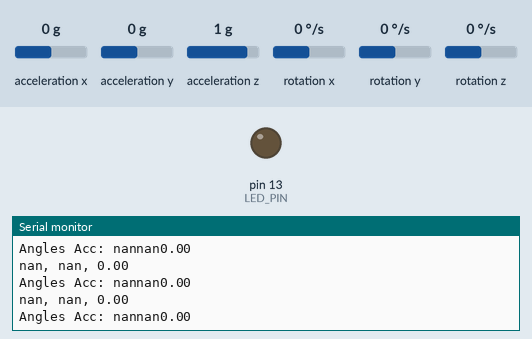
A sketch run on a simulated Arduino Uno, built with avr-gcc and run on an emulated ATmega328P. On the bench: output pins drawn as LEDs (lit = HIGH), the last lines printed to the serial monitor. Inputs (shaded band) come from the test bench; at power-on: acceleration x 0 g, acceleration y 0 g, acceleration z 1 g, rotation x 0 °/s, rotation y 0 °/s, rotation z 0 °/s.

Above: at 5.2 s.
5.3 s: acceleration x set to -1.4 g
At 6.1 s:
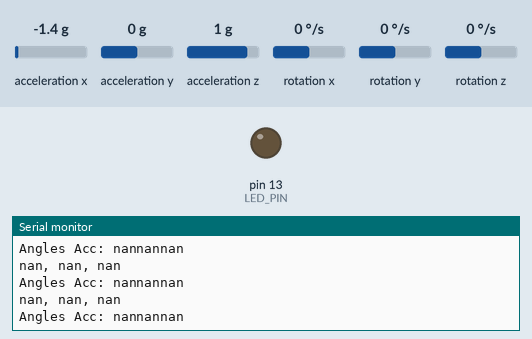
6.8 s: acceleration y set to -1.4 g
At 7.3 s:
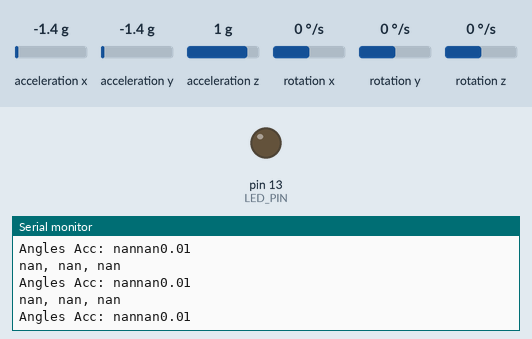
9.8 s: acceleration z set to -1.4 g
At 10.9 s:
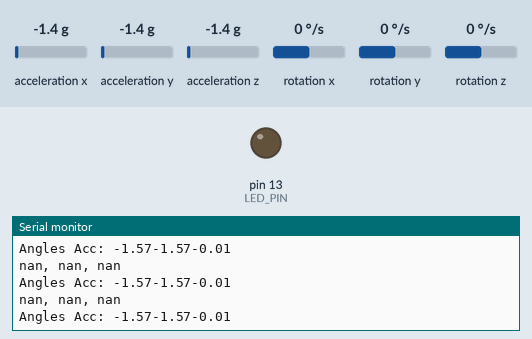

Measured:
- after the input at 5.3 s, the serial monitor: prints a new line at once (image 1)
- after the input at 6.8 s, the serial monitor: prints a new line at once (image 2)
- after the input at 9.8 s, the serial monitor: prints a new line at once (image 3)

The sketch:

MPU6050_raw.ino
```cpp
// I2C device class (I2Cdev) demonstration Arduino sketch for MPU6050 class
// 10/7/2011 by Jeff Rowberg <jeff@rowberg.net>
// Updates should (hopefully) always be available at https://github.com/jrowberg/i2cdevlib
//
// Changelog:
//     2011-10-07 - initial release

/* ========================OUTPUT_TEAPOT====================
I2Cdev device library code is placed under the MIT license
Copyright (c) 2011 Jeff Rowberg

Permission is hereby granted, free of charge, to any person obtaining a copy
of this software and associated documentation files (the "Software"), to deal
in the Software without restriction, including without limitation the rights
to use, copy, modify, merge, publish, distribute, sublicense, and/or sell
copies of the Software, and to permit persons to whom the Software is
furnished to do so, subject to the following conditions:

The above copyright notice and this permission notice shall be included in
all copies or substantial portions of the Software.

THE SOFTWARE IS PROVIDED "AS IS", WITHOUT WARRANTY OF ANY KIND, EXPRESS OR
IMPLIED, INCLUDING BUT NOT LIMITED TO THE WARRANTIES OF MERCHANTABILITY,
FITNESS FOR A PARTICULAR PURPOSE AND NONINFRINGEMENT. IN NO EVENT SHALL THE
AUTHORS OR COPYRIGHT HOLDERS BE LIABLE FOR ANY CLAIM, DAMAGES OR OTHER
LIABILITY, WHETHER IN AN ACTION OF CONTRACT, TORT OR OTHERWISE, ARISING FROM,
OUT OF OR IN CONNECTION WITH THE SOFTWARE OR THE USE OR OTHER DEALINGS IN
THE SOFTWARE.
===============================================
*/

// Arduino Wire library is required if I2Cdev I2CDEV_ARDUINO_WIRE implementation
// is used in I2Cdev.h
#include "Wire.h"

// I2Cdev and MPU6050 must be installed as libraries, or else the .cpp/.h files
// for both classes must be in the include path of your project
#include "I2Cdev.h"
#include "MPU6050.h"

// class default I2C address is 0x68
// specific I2C addresses may be passed as a parameter here
// AD0 low = 0x68 (default for InvenSense evaluation board)
// AD0 high = 0x69
MPU6050 accelgyro;

int16_t ax, ay, az;
int16_t gx, gy, gz;

#define LED_PIN 13
bool blinkState = false;

int offAX = 0;
int offAY = 0;
int offAZ = 0;
int offGX = 0;
int offGY = 0;
int offGZ = 0;
float angleAX = 0;
float angleAY = 0;
float angleAZ = 0;
float angleGX = 0;
float angleGY = 0;
float angleGZ = 0;
float angleFX = 0;
float angleFY = 0;
float angleFZ = 0;

long timestep;

void computeOffset(){
  for(int i = 0; i < 10; i++){
    accelgyro.getMotion6(&ax, &ay, &az, &gx, &gy, &gz);
    offAX += ax;
    offAY += ay;
    offAZ += az;
    offGX += gx;
    offGY += gy;
    offGZ += gz;
  }
  offAX /= 10;
  offAY /= 10;
  offAZ /= 10;
  offGX /= 10;
  offGY /= 10;
  offGZ /= 10;
  Serial.print(offAX);
  Serial.print(offAY);
  Serial.print(offAZ);
  Serial.print(offGX);
  Serial.print(offGY);
  Serial.println(offGZ);
  delay(2000);
}

void initGyro(){
  // compute the acc angle and assign it to the gyro
  accelgyro.getMotion6(&ax, &ay, &az, &gx, &gy, &gz);
  ax -= offAX;
  ay -= offAY;
  az -= offAZ;
  angleFX = atan(ax / sqrt(ay*ay + az*az));
  angleFY = atan(ay / sqrt(ax*ax + az*az));
  angleFZ = atan(sqrt(ay*ay + ax*ax) / az);
  if(angleFX != angleFX) angleFX = 0;
  if(angleFY != angleFY) angleFY = 0;
  if(angleFZ != angleFZ) angleFZ = 0;
  Serial.print(angleFX);
  Serial.print(angleFY);
  Serial.println(angleFZ);
  delay(2000);
}

void setup() {
    // join I2C bus (I2Cdev library doesn't do this automatically)
    Wire.begin();

    // initialize serial communication
    // (38400 chosen because it works as well at 8MHz as it does at 16MHz, but
    // it's really up to you depending on your project)
    Serial.begin(38400);

    // initialize device
    //Serial.println("Initializing I2C devices...");
    accelgyro.initialize();

    // verify connection
    //Serial.println("Testing device connections...");
    //Serial.println(accelgyro.testConnection() ? "MPU6050 connection successful" : "MPU6050 connection failed");

    // configure Arduino LED for
    pinMode(LED_PIN, OUTPUT);

    // compute the standard offset over 10 iterations
    computeOffset();
    initGyro();

    timestep = millis();
}

float SensitivityG = 131;
float alpha = 0.96f;

void loop() {
    // read raw accel/gyro measurements from device
    accelgyro.getMotion6(&ax, &ay, &az, &gx, &gy, &gz);


    // substract the offset
    ax -= offAX;
    ay -= offAY;
    az -= offAZ;

    gx -= offGX;
    gy -= offGY;
    gz -= offGZ;

    //compute the acc angles
    angleAX = atan(ax / sqrt(ay*ay + az*az));
    angleAY = atan(ay / sqrt(ax*ax + az*az));
    angleAZ = atan(sqrt(ay*ay + ax*ax) / az);

    Serial.print("Angles Acc: ");
    Serial.print(angleAX);
    Serial.print(angleAY);
    Serial.println(angleAZ);

    //compute the gyro angles
    float dt = millis() - timestep;

    angleGX = angleFX + (gx / SensitivityG) * dt/1000;
    angleGY = angleFY + (gy / SensitivityG) * dt/1000;
    angleGZ = angleFZ + (gz / SensitivityG) * dt/1000;

    // complementary filter
    angleFX = alpha * angleGX + (1 - alpha) * angleAX;
    angleFY = alpha * angleGY + (1 - alpha) * angleAY;
    angleFZ = alpha * angleGZ + (1 - alpha) * angleAZ;

    timestep = millis();

    Serial.print(angleFX); Serial.print(", ");
    Serial.print(angleFY); Serial.print(", ");
    Serial.println(angleFZ);
}
```
